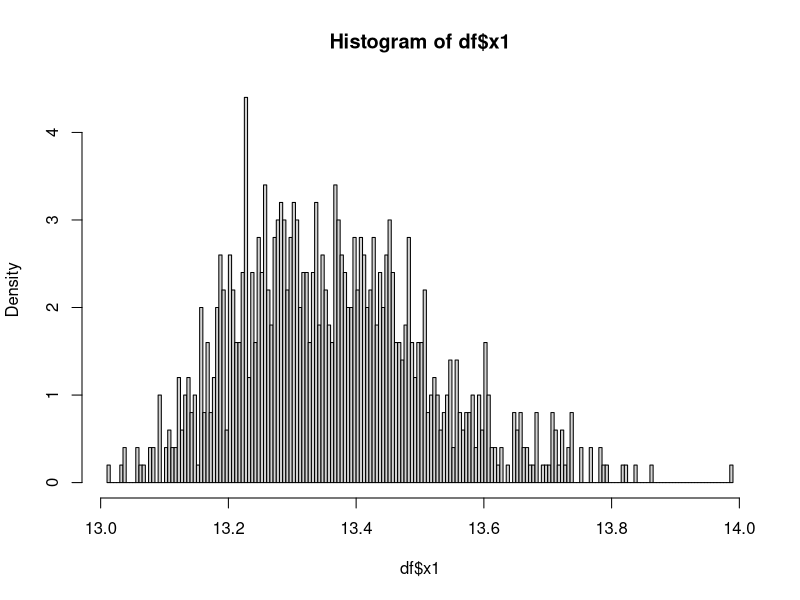
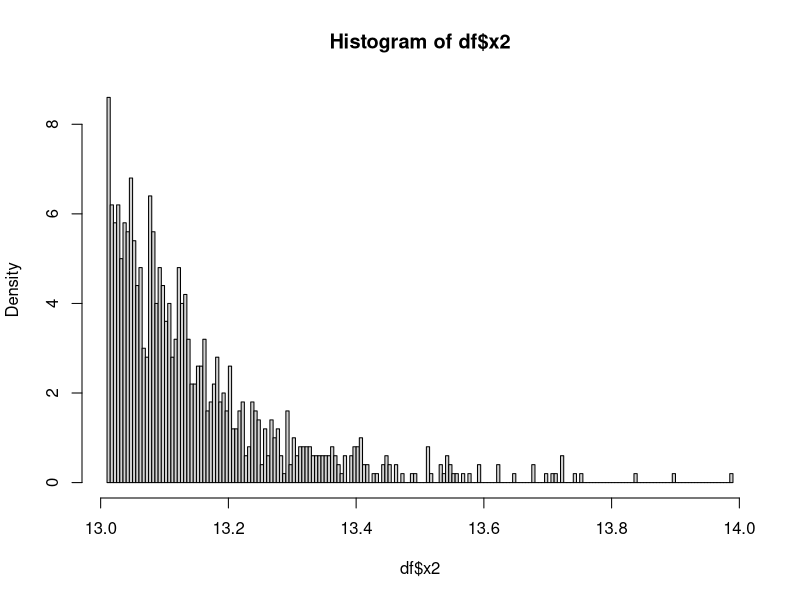

The R script that drew these images, in order:
setwd(dirname(rstudioapi::getActiveDocumentContext()$path))

df <- read.csv("data1_13.csv")

# 1а) Укажите переменные с левой (правой) асимметрией. Обоснуйте.
# 1б) Укажите переменные с маленьким (большим) куртозисом. Обоснуйте.

for (num in c("x1", "x2", "x3", "x4", "x5")){
  print(num)
  stats <- c(asy=mean(scale(df[num])^3), kurt=mean(scale(df[num])^4-3)) 
  print(stats)
}

# 1в) Гистограммы, нужно определить моды
hist(df$x1, breaks = 250, freq = FALSE)
hist(df$x2, breaks = 250, freq = FALSE)
